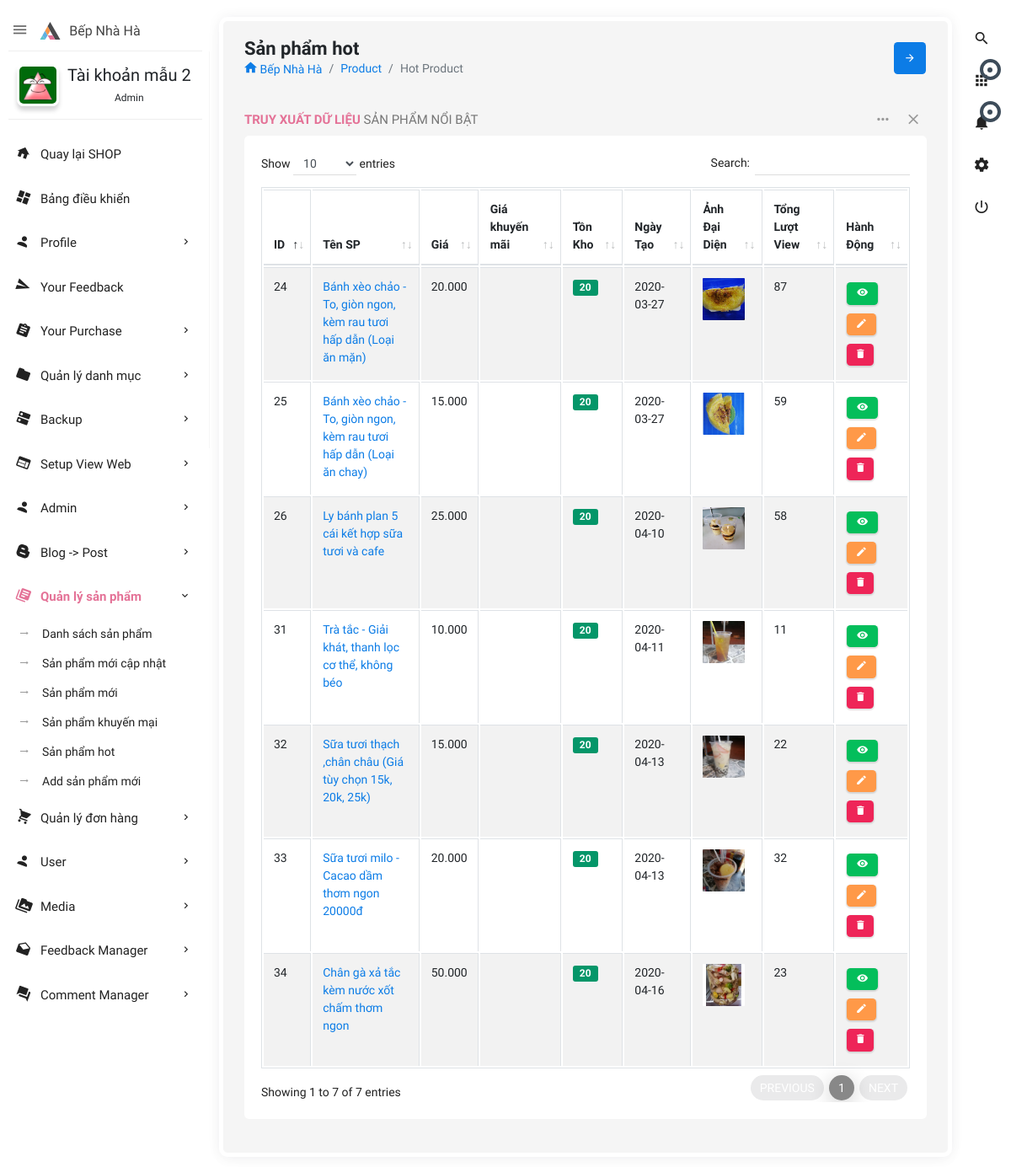
/admin.php?controller=product&action=hotproduct (signed in), run on the app's committed database.
### tables this page shows
CREATE TABLE IF NOT EXISTS `users` (
  `id` int(11) NOT NULL AUTO_INCREMENT,
  `user_username` varchar(50) DEFAULT NULL,
  `user_password` varchar(100) DEFAULT NULL,
  `user_name` varchar(255) DEFAULT NULL,
  `role_id` int(11) NOT NULL DEFAULT 0,
  `user_avatar` varchar(550) DEFAULT 'author-auto.png',
  `user_email` varchar(255) DEFAULT NULL,
  `user_phone` varchar(20) DEFAULT NULL,
  `user_address` varchar(200) DEFAULT NULL,
  `createDate` datetime DEFAULT NULL,
  `verified` int(11) NOT NULL DEFAULT 0,
  `verificationCode` varchar(500) DEFAULT NULL,
  `editTime` datetime DEFAULT NULL,
  PRIMARY KEY (`id`),
  KEY `fk_id_role` (`role_id`)
);

CREATE TABLE IF NOT EXISTS `products` (
  `id` int(11) NOT NULL AUTO_INCREMENT,
  `product_name` varchar(500) DEFAULT NULL,
  `product_typeid` int(11) NOT NULL,
  `category_id` int(11) DEFAULT NULL,
  `sub_category_id` int(11) DEFAULT NULL,
  `supply_id` int(11) DEFAULT NULL,
  `product_description` longtext DEFAULT NULL,
  `product_price` int(11) NOT NULL,
  `total_stock` int(11) NOT NULL DEFAULT 0,
  `product_color` varchar(255) DEFAULT NULL,
  `product_material` varchar(255) DEFAULT NULL,
  `product_size` varchar(100) DEFAULT NULL,
  `product_detail` longtext DEFAULT NULL,
  `createBy` varchar(100) DEFAULT NULL,
  `createDate` date DEFAULT NULL,
  `editBy` varchar(100) DEFAULT NULL,
  `editDate` datetime DEFAULT NULL,
  `totalView` int(11) DEFAULT 0,
  `saleoff` tinyint(11) DEFAULT 0,
  `percentoff` int(11) DEFAULT NULL,
  `img1` varchar(255) DEFAULT NULL,
  `img2` varchar(255) DEFAULT NULL,
  `img3` varchar(255) DEFAULT NULL,
  `img4` varchar(255) DEFAULT NULL,
  `slug` varchar(255) NOT NULL,
  PRIMARY KEY (`id`),
  KEY `fk_category_id` (`category_id`),
  KEY `fk_supply_id` (`supply_id`),
  KEY `fk_type_id` (`product_typeid`),
  KEY `fk_id_sub_category` (`sub_category_id`)
);

### admin/controllers/product/hotproduct.php (called while the page is built, shortened)
<?php
$productNav = 'class="active open"';
require('admin/views/product/hotproduct.php');

### lib/config/database.php (called while the page is built, shortened)
<?php
if (isset($_SESSION['user'])) {
    $userNav = $_SESSION['user']['id'];
}
try {
    $linkConnectDB = connect();
} catch (Exception $e) {
    die($e->getMessage());
}
function connect(): mysqli
{
        $linkConnectDB = new mysqli(DB_HOST, DB_USER, DB_PASS, DB_NAME, DB_PORT);
        $linkConnectDB->set_charset('utf8mb4');
        return $linkConnectDB;
}
function executeQuery(string $sql, array $params = []): mysqli_stmt
{
    global $linkConnectDB;
    $stmt = $linkConnectDB->prepare($sql);
    if (!$stmt->execute()) {
        throw new Exception('Execute error: ' . $stmt->error);
    }
    return $stmt;
}

### lib/model.php (called while the page is built, shortened)
<?php
require('config/database.php');
function getRecord(string $table, $id, string $select = '*'): false|array|null
{
    $id = intval($id);
    $sql = "SELECT $select FROM `$table` WHERE id=$id";
    $query = executeQuery($sql);
    $result = $query->get_result()->fetch_assoc();
    return $result;
}
function getAll(string $table, array $options = []): array
{
    $select = $options['select'] ?? '*';
    $where = isset($options['where']) ? 'WHERE ' . $options['where'] : '';
    $order_by = isset($options['order_by']) ? 'ORDER BY ' . $options['order_by'] : '';
    $limit = isset($options['offset']) && isset($options['limit']) ? 'LIMIT ' . $options['offset'] . ',' . $options['limit'] : '';
    $sql = "SELECT $select FROM `$table` $where $order_by $limit";
    $query = executeQuery($sql);
    $result = $query->get_result()->fetch_all(MYSQLI_ASSOC);
    return $result;
}
function getByOptions(string $table, array $options = []): false|array|null
{
    $select = $options['select'] ?? '*';
    $where = isset($options['where']) ? 'WHERE ' . $options['where'] : '';
    $join = isset($options['join']) ? 'LEFT JOIN ' . $options['join'] : '';
    $order_by = isset($options['order_by']) ? 'ORDER BY ' . $options['order_by'] : '';
    $limit = isset($options['offset']) && isset($options['limit']) ? 'LIMIT ' . $options['offset'] . ',' . $options['limit'] : '';
    $sql = "SELECT $select FROM `$table` $join $where $order_by $limit";
    $query = executeQuery($sql);
    $result = $query->get_result()->fetch_assoc();
    return $result;
}

### admin/controllers/shared/statistics.php (called while the page is built, shortened)
<?php
$options_product_update = [
    'limit' => 1,
    'offset' => 0,
    'order_by' => 'editDate DESC',
];
$product_update = getByOptions('products', $options_product_update);
$options_user = [
    'order_by' => 'editTime DESC',
];
$users = getAll('users', $options_user);

### admin/views/product/tableofHotproduct.php (the view, shortened to what this page needs)
<?php
$options = [
    'where' => 'product_typeid = 1',
    'order_by' => 'createDate',
];
$products = getAll('products', $options); ?>
<div class="row clearfix">
    <div class="col-lg-12">
        <div class="card">
            <div class="header">
                <h2><strong>Truy Xuất Dữ Liệu</strong> Sản Phẩm Nổi Bật </h2>
                <ul class="header-dropdown">
                    <li class="dropdown"> <a href="javascript:void(0);" class="dropdown-toggle" data-toggle="dropdown" role="button" aria-haspopup="true" aria-expanded="false"> <i class="zmdi zmdi-more"></i> </a>
                    </li>
                    <li class="remove">
                        <a role="button" class="boxs-close"><i class="zmdi zmdi-close"></i></a>
                    </li>
                </ul>
            </div>
            <div class="body">
                <div class="table-responsive">
                    <table class="table table-bordered table-striped table-hover js-basic-example dataTable">
                        <thead>
                            <tr>
                                <th>ID</th>
                                <th>Tên SP</th>
                                <th>Giá</th>
                                <th>Giá khuyến mãi</th>
                                <th>Tồn Kho</th>
                                <th>Ngày Tạo</th>
                                <th>Ảnh Đại Diện</th>
                                <th>Tổng Lượt View</th>
                                <th>Hành Động</th>
                            </tr>
                        </thead>
                        <tbody>
                            <?php foreach ($products as $product) : ?>
                                <tr>
                                    <td><?= $product['id'] ?></td>
                                    <td><a href="admin.php?controller=product&amp;action=edit&amp;product_id=<?= $product['id']; ?>"><?= $product['product_name']; ?></a></td>
                                    <td><?= $product ? number_format($product['product_price'], 0, ',', '.') : 0; ?></td>
                                    <td><?php if ($product["saleoff"] == 1) {
                                    } ?></td>
                                    <td><span class="badge" style="font-size:12px; font-weight:600; padding:4px 8px; background: <?= ($product['total_stock'] ?? 0) > 0 ? '#059669' : '#dc2626' ?>; color:#fff;"><?= $product['total_stock'] ?? 0 ?></span></td>
                                    <td><?= $product['createDate'] ?></td>
                                    <td><?= '<image src="public/upload/products/' . $product['img1'] . '?time=' . time() . '" style="max-width:50px;" />'; ?></td>
                                    <td><?= $product['totalView'] ?></td>
                                    <td><a href="product/<?= $product['id']; ?>-<?= $product['slug'] ?>" target="_blank" class="btn btn-success waves-effect waves-float btn-sm waves-green"><i class="zmdi zmdi-eye"></i></a>
                                        <a href="admin.php?controller=product&amp;action=edit&amp;product_id=<?= $product['id']; ?>" class="btn btn-warning waves-effect waves-float btn-sm waves-green"><i class="zmdi zmdi-edit"></i></a>
                                        <a onclick="return confirm('Are you sure to delete?')" href="admin.php?controller=product&amp;action=delete&amp;product_id=<?= $product['id'] ?>" class="btn btn-danger waves-effect waves-float btn-sm waves-red"><i class="zmdi zmdi-delete"></i></a></td>
                                </tr>
                            <?php endforeach; ?>
                        </tbody>
                    </table>
                </div>
            </div>
        </div>
    </div>
</div>

### admin/views/shared/leftnavbar.php (shortened to what this page needs)
<aside id="leftsidebar" class="sidebar">
    <div class="navbar-brand">
        <button class="btn-menu ls-toggle-btn" type="button"><i class="zmdi zmdi-menu"></i></button>
        <a href="index.php"><img src="admin/themes/images/logo.svg" width="25" alt="Aero"><span class="m-l-10">Bếp Nhà Hà</span></a>
    </div>
    <div class="menu">
        <ul class="list">
            <li>
                <div class="user-info">
                    <a class="image" href="admin.php?controller=user&action=info&user_id=<?= $userNav ?>"><img src="public/upload/images/<?= $userInfoNav['user_avatar'] ?>" alt="User"></a>
                    <div class="detail">
                        <h4><?= $userInfoNav['user_name'] ?></h4>
                        <small><?php if ($userInfoNav['role_id'] == 1) {
                            echo 'Admin';
                        } elseif ($userInfoNav['role_id'] == 2) {
                            echo 'Moderator';
                        } else {
                            echo "User";
                        } ?></small>
                    </div>
                </div>
            </li>
            <li class="open"><a href="<?= PATH_URL ?>home" target="_blank"><i class="zmdi zmdi-home"></i><span>Quay lại SHOP</span></a></li>
            <li <?= $homeNav ?? '' ?>><a href="admin.php"><i class="zmdi zmdi-view-dashboard"></i><span>Bảng điều khiển</span></a></li>
            <li <?php if (isset($nav_profile)) {
                echo $nav_profile;
            } ?>><a href="javascript:void(0);" class="menu-toggle"><i class="zmdi zmdi-account"></i><span>Profile</span></a>
            </li>
            <li <?= $yourFeedback ?? '' ?>><a href="admin.php?controller=feedback&action=myfeedback"><i class="zmdi zmdi-mail-send"></i><span>Your Feedback</span></a></li>
            <li <?= $yourPurchaseNav ?? '' ?>><a href="javascript:void(0);" class="menu-toggle"><i class="zmdi zmdi-assignment"></i><span>Your Purchase</span></a>
            </li>
            <?php if ($userInfoNav['role_id'] != 0) :
                if ($userInfoNav['role_id'] == 1) : ?>
                    <li <?= $navCategory ?? ''; ?>> <a href="javascript:void(0);" class="menu-toggle"><i class="zmdi zmdi-folder"></i><span>Quản lý danh mục</span></a>
                    </li>
                    <li <?= $backupDbClass ?? '' ?>><a href="javascript:void(0);" class="menu-toggle"><i class="zmdi zmdi-dns"></i><span>Backup</span></a>
                    </li>
                    <li <?= $navHF ?? '' ?>><a href="javascript:void(0);" class="menu-toggle"><i class="zmdi zmdi-view-web"></i><span>Setup View Web</span></a>
                    </li>
                    <li <?= $adminNav ?? '' ?>><a href="javascript:void(0);" class="menu-toggle"><i class="zmdi zmdi-account"></i><span>Admin</span></a>
                    </li>
                <?php endif; ?>
                <li <?= $postNav ?? '' ?>><a href="javascript:void(0);" class="menu-toggle"><i class="zmdi zmdi-blogger"></i><span>Blog -> Post</span></a>
                </li>
                <li <?= $productNav ?? '' ?>> <a href="javascript:void(0);" class="menu-toggle"><i class="zmdi zmdi-collection-text"></i><span>Quản lý sản phẩm</span></a>
                    <ul class="ml-menu">
                        <li><a href="admin.php?controller=product">Danh sách sản phẩm</a></li>
                        <li><a href="admin.php?controller=product&action=update">Sản phẩm mới cập nhật</a></li>
                        <li><a href="admin.php?controller=product&action=newproduct">Sản phẩm mới</a></li>
                        <li><a href="admin.php?controller=product&action=saleproduct">Sản phẩm khuyến mại</a></li>
                        <li><a href="admin.php?controller=product&action=hotproduct">Sản phẩm hot</a></li>
                        <li><a href="admin.php?controller=product&amp;action=edit">Add sản phẩm mới</a></li>
                    </ul>
                </li>
                <li <?= $orderNav ?? '' ?>><a href="javascript:void(0);" class="menu-toggle"><i class="zmdi zmdi-shopping-cart"></i><span>Quản lý đơn hàng</span></a>
                </li>
                <li <?php if (isset($nav_user)) {
                    echo $nav_user;
                } ?>><a href="javascript:void(0);" class="menu-toggle"><i class="zmdi zmdi-account"></i><span>User</span></a>
                </li>
                <li <?php if (isset($navMedia)) {
                    echo $navMedia;
                } ?>><a href="javascript:void(0);" class="menu-toggle"><i class="zmdi zmdi-collection-folder-image"></i><span>Media</span></a>
                </li>
                <li <?= $navFeedback ?? '' ?>><a href="javascript:void(0);" class="menu-toggle"><i class="zmdi zmdi-email-open"></i><span>Feedback Manager</span></a>
                </li>
                <li <?= $navComment ?? '' ?>><a href="javascript:void(0);" class="menu-toggle"><i class="zmdi zmdi-comments"></i><span>Comment Manager</span></a>
                </li>
            <?php endif; ?>
        </ul>
    </div>
</aside>

### data on the page
users: user_avatar (picture), user_name "Tài khoản mẫu 2"
products: id "24", product_name "Bánh xèo chảo - To, giòn ngon, kèm rau tươi hấp dẫn (Loại ăn mặn)", product_price "20.000", total_stock "20", createDate "2020-03-27", img1 (picture), totalView "87"
products: id "25", product_name "Bánh xèo chảo - To, giòn ngon, kèm rau tươi hấp dẫn (Loại ăn chay)", product_price "15.000", total_stock "20", createDate "2020-03-27", img1 (picture), totalView "59"
products: id "26", product_name "Ly bánh plan 5 cái kết hợp sữa tươi và cafe", product_price "25.000", total_stock "20", createDate "2020-04-10", img1 (picture), totalView "58"
products: id "31", product_name "Trà tắc - Giải khát, thanh lọc cơ thể, không béo", product_price "10.000", total_stock "20", createDate "2020-04-11", img1 (picture), totalView "11"
products: id "32", product_name "Sữa tươi thạch ,chân châu (Giá tùy chọn 15k, 20k, 25k)", product_price "15.000", total_stock "20", createDate "2020-04-13", img1 (picture), totalView "22"
products: id "33", product_name "Sữa tươi milo - Cacao dầm thơm ngon 20000đ", product_price "20.000", total_stock "20", createDate "2020-04-13", img1 (picture), totalView "32"
products: id "34", product_name "Chân gà xả tắc kèm nước xốt chấm thơm ngon", product_price "50.000", total_stock "20", createDate "2020-04-16", img1 (picture), totalView "23"
